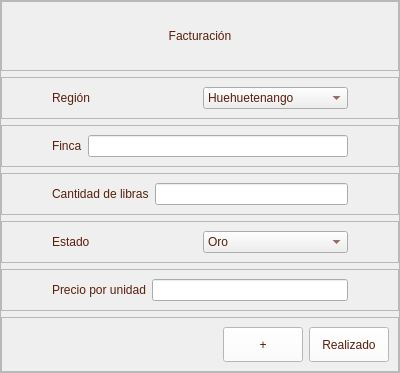
                  <widget class="QFrame" name="frame_190">
                   <property name="minimumSize">
                    <size>
                     <width>400</width>
                     <height>0</height>
                    </size>
                   </property>
                   <property name="maximumSize">
                    <size>
                     <width>250</width>
                     <height>16777215</height>
                    </size>
                   </property>
                   <property name="frameShape">
                    <enum>QFrame::StyledPanel</enum>
                   </property>
                   <property name="frameShadow">
                    <enum>QFrame::Raised</enum>
                   </property>
                   <layout class="QVBoxLayout" name="verticalLayout_71">
                    <property name="leftMargin">
                     <number>0</number>
                    </property>
                    <property name="topMargin">
                     <number>0</number>
                    </property>
                    <property name="rightMargin">
                     <number>0</number>
                    </property>
                    <property name="bottomMargin">
                     <number>0</number>
                    </property>
                    <item>
                     <widget class="QFrame" name="frame_191">
                      <property name="frameShape">
                       <enum>QFrame::StyledPanel</enum>
                      </property>
                      <property name="frameShadow">
                       <enum>QFrame::Raised</enum>
                      </property>
                      <layout class="QVBoxLayout" name="verticalLayout_72">
                       <item>
                        <widget class="QLabel" name="label_110">
                         <property name="minimumSize">
                          <size>
                           <width>0</width>
                           <height>50</height>
                          </size>
                         </property>
                         <property name="maximumSize">
                          <size>
                           <width>16777215</width>
                           <height>50</height>
                          </size>
                         </property>
                         <property name="styleSheet">
                          <string notr="true">color: rgb(89, 31, 11);
font: 75 12pt &quot;Open Sans Semibold&quot;</string>
                         </property>
                         <property name="text">
                          <string>Facturación</string>
                         </property>
                         <property name="alignment">
                          <set>Qt::AlignCenter</set>
                         </property>
                        </widget>
                       </item>
                      </layout>
                     </widget>
                    </item>
                    <item>
                     <widget class="QFrame" name="frame_193">
                      <property name="frameShape">
                       <enum>QFrame::StyledPanel</enum>
                      </property>
                      <property name="frameShadow">
                       <enum>QFrame::Raised</enum>
                      </property>
                      <layout class="QHBoxLayout" name="horizontalLayout_119">
                       <property name="leftMargin">
                        <number>50</number>
                       </property>
                       <property name="rightMargin">
                        <number>50</number>
                       </property>
                       <item>
                        <widget class="QLabel" name="label_108">
                         <property name="styleSheet">
                          <string notr="true">color: rgb(89, 31, 11);
font: 75 10pt &quot;Open Sans Semibold&quot;</string>
                         </property>
                         <property name="text">
                          <string>Región</string>
                         </property>
                        </widget>
                       </item>
                       <item>
                        <widget class="QComboBox" name="comboBox">
                         <property name="styleSheet">
                          <string notr="true">color: rgb(89, 31, 11);
font: 75 10pt &quot;Open Sans Semibold&quot;</string>
                         </property>
                         <item>
                          <property name="text">
                           <string>Huehuetenango</string>
                          </property>
                         </item>
                         <item>
                          <property name="text">
                           <string>San Marcos</string>
                          </property>
                         </item>
                         <item>
                          <property name="text">
                           <string>Antigua Guatemala</string>
                          </property>
                         </item>
                         <item>
                          <property name="text">
                           <string>Acatenango</string>
                          </property>
                         </item>
                         <item>
                          <property name="text">
                           <string>Fraijanes</string>
                          </property>
                         </item>
                         <item>
                          <property name="text">
                           <string>Cobán</string>
                          </property>
                         </item>
                         <item>
                          <property name="text">
                           <string>Nuevo Oriente</string>
                          </property>
                         </item>
                         <item>
                          <property name="text">
                           <string>Atitlan</string>
                          </property>
                         </item>
                        </widget>
                       </item>
                      </layout>
                     </widget>
                    </item>
                    <item>
                     <widget class="QFrame" name="frame_194">
                      <property name="frameShape">
                       <enum>QFrame::StyledPanel</enum>
                      </property>
                      <property name="frameShadow">
                       <enum>QFrame::Raised</enum>
                      </property>
                      <layout class="QHBoxLayout" name="horizontalLayout_120">
                       <property name="leftMargin">
                        <number>50</number>
                       </property>
                       <property name="rightMargin">
                        <number>50</number>
                       </property>
                       <item>
                        <widget class="QLabel" name="label_109">
                         <property name="styleSheet">
                          <string notr="true">color: rgb(89, 31, 11);
font: 75 10pt &quot;Open Sans Semibold&quot;</string>
                         </property>
                         <property name="text">
                          <string>Finca</string>
                         </property>
                        </widget>
                       </item>
                       <item>
                        <widget class="QLineEdit" name="lineEdit_3"/>
                       </item>
                      </layout>
                     </widget>
                    </item>
                    <item>
                     <widget class="QFrame" name="frame_51">
                      <property name="frameShape">
                       <enum>QFrame::StyledPanel</enum>
                      </property>
                      <property name="frameShadow">
                       <enum>QFrame::Raised</enum>
                      </property>
                      <layout class="QHBoxLayout" name="horizontalLayout_38">
                       <property name="leftMargin">
                        <number>50</number>
                       </property>
                       <property name="rightMargin">
                        <number>50</number>
                       </property>
                       <item>
                        <widget class="QLabel" name="label_111">
                         <property name="styleSheet">
                          <string notr="true">color: rgb(89, 31, 11);
font: 75 10pt &quot;Open Sans Semibold&quot;</string>
                         </property>
                         <property name="text">
                          <string>Cantidad de libras</string>
                         </property>
                        </widget>
                       </item>
                       <item>
                        <widget class="QLineEdit" name="lineEdit_4"/>
                       </item>
                      </layout>
                     </widget>
                    </item>
                    <item>
                     <widget class="QFrame" name="frame_196">
                      <property name="frameShape">
                       <enum>QFrame::StyledPanel</enum>
                      </property>
                      <property name="frameShadow">
                       <enum>QFrame::Raised</enum>
                      </property>
                      <layout class="QHBoxLayout" name="horizontalLayout_122">
                       <property name="leftMargin">
                        <number>50</number>
                       </property>
                       <property name="rightMargin">
                        <number>50</number>
                       </property>
                       <item>
                        <widget class="QLabel" name="label_112">
                         <property name="styleSheet">
                          <string notr="true">color: rgb(89, 31, 11);
font: 75 10pt &quot;Open Sans Semibold&quot;</string>
                         </property>
                         <property name="text">
                          <string>Estado</string>
                         </property>
                        </widget>
                       </item>
                       <item>
                        <widget class="QComboBox" name="comboBox_2">
                         <property name="styleSheet">
                          <string notr="true">color: rgb(89, 31, 11);
font: 75 10pt &quot;Open Sans Semibold&quot;</string>
                         </property>
                         <item>
                          <property name="text">
                           <string>Oro</string>
                          </property>
                         </item>
                         <item>
                          <property name="text">
                           <string>Pergamino</string>
                          </property>
                         </item>
                         <item>
                          <property name="text">
                           <string>Cerezo</string>
                          </property>
                         </item>
                        </widget>
                       </item>
                      </layout>
                     </widget>
                    </item>
                    <item>
                     <widget class="QFrame" name="frame_197">
                      <property name="frameShape">
                       <enum>QFrame::StyledPanel</enum>
                      </property>
                      <property name="frameShadow">
                       <enum>QFrame::Raised</enum>
                      </property>
                      <layout class="QHBoxLayout" name="horizontalLayout_117">
                       <property name="leftMargin">
                        <number>50</number>
                       </property>
                       <property name="rightMargin">
                        <number>50</number>
                       </property>
                       <item>
                        <widget class="QLabel" name="label_113">
                         <property name="styleSheet">
                          <string notr="true">color: rgb(89, 31, 11);
font: 75 10pt &quot;Open Sans Semibold&quot;</string>
                         </property>
                         <property name="text">
                          <string>Precio por unidad</string>
                         </property>
                        </widget>
                       </item>
                       <item>
                        <widget class="QLineEdit" name="lineEdit_6"/>
                       </item>
                      </layout>
                     </widget>
                    </item>
                    <item>
                     <widget class="QFrame" name="frame_198">
                      <property name="frameShape">
                       <enum>QFrame::StyledPanel</enum>
                      </property>
                      <property name="frameShadow">
                       <enum>QFrame::Raised</enum>
                      </property>
                      <layout class="QHBoxLayout" name="horizontalLayout_123">
                       <item>
                        <spacer name="horizontalSpacer_33">
                         <property name="orientation">
                          <enum>Qt::Horizontal</enum>
                         </property>
                         <property name="sizeHint" stdset="0">
                          <size>
                           <width>418</width>
                           <height>20</height>
                          </size>
                         </property>
                        </spacer>
                       </item>
                       <item>
                        <widget class="QPushButton" name="agregarFactura">
                         <property name="minimumSize">
                          <size>
                           <width>0</width>
                           <height>35</height>
                          </size>
                         </property>
                         <property name="styleSheet">
                          <string notr="true">QFrame{
background-color: rgb(51, 157, 255);
}

QPushButton{
color: rgb(89, 31, 11);
background-color: rgb(255, 255, 255);
font: 75 9pt &quot;Open Sans Semibold&quot;
}

QPushButton:hover{
color: rgb(255, 255, 255);
background-color: rgb(209, 172, 127);
font: 75 9pt  &quot;Open Sans Semibold&quot;
}
</string>
                         </property>
                         <property name="text">
                          <string>+</string>
                         </property>
                        </widget>
                       </item>
                       <item>
                        <widget class="QPushButton" name="realizado_facturacion">
                         <property name="minimumSize">
                          <size>
                           <width>0</width>
                           <height>35</height>
                          </size>
                         </property>
                         <property name="styleSheet">
                          <string notr="true">QFrame{
background-color: rgb(51, 157, 255);
}

QPushButton{
color: rgb(89, 31, 11);
background-color: rgb(255, 255, 255);
font: 75 9pt &quot;Open Sans Semibold&quot;
}

QPushButton:hover{
color: rgb(255, 255, 255);
background-color: rgb(209, 172, 127);
font: 75 9pt  &quot;Open Sans Semibold&quot;
}
</string>
                         </property>
                         <property name="text">
                          <string>Realizado</string>
                         </property>
                        </widget>
                       </item>
                      </layout>
                     </widget>
                    </item>
                   </layout>
                  </widget>
